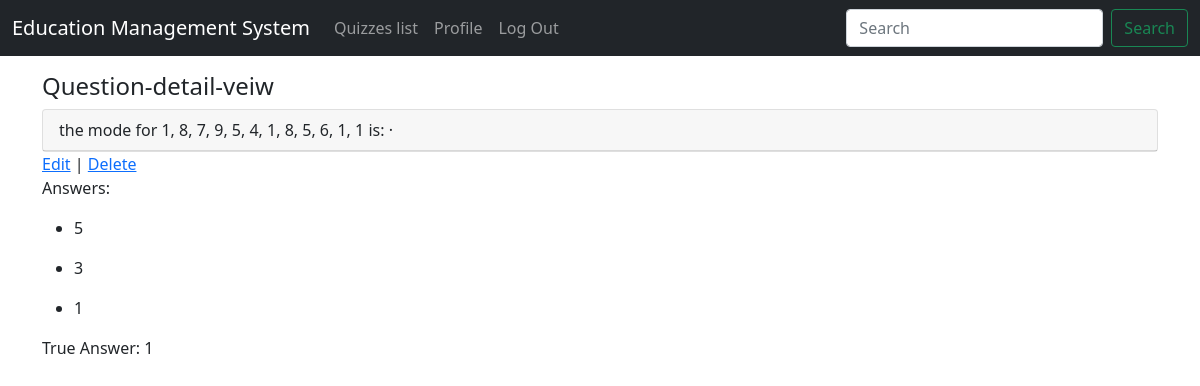
Screenshot of /quizzes/questions/2/detail/ (signed in) with the database file from the repository.
### quizzes/models.py (models this page shows, shortened)
class Question(models.Model):
    question = models.TextField()
    answers = models.ManyToManyField(Answer)
    true_answer = models.ForeignKey(
            Answer,
            on_delete = models.CASCADE,
            related_name = 'true_for',
    )
    q_type = models.CharField(max_length=50) # denote something like contain matrices or not

class Answer(models.Model):
    answer = models.TextField()
    def __str__(self):
        return self.answer

### accounts/decorators.py (the view)
    def wrapper_func(request,*args,**kwargs):
        group=None
        if request.user.groups.exists():
            group=request.user.groups.all()[0].name
        if group == 'students':
            return redirect('pages:home')
        if group == 'staff':
            return view_func(request,*args,**kwargs)

### quizzes/views.py (called while the page is built)
@login_required
@admin_only
def admin_َquestion_detail_view(request,question_id=None):
    question=get_object_or_404(Question,id=question_id)
    context={
        "question":question,
    }
    return render(request,"staff/question_detail.html",context)

### templates/staff/question_detail.html
{% extends "base.html" %}
{% block content %}
    <h4>Question-detail-veiw</h4>
    <div class="card">
    <div class="card-header">
        <span class="font-weight-bold">
            {{question.question}}
        </span> &middot;
        </div>
    </div>
    <div>
     <a href="{% url 'quizzes:edit_question' question.id %}">Edit</a> |
     <a href="{% url 'quizzes:delete_question' question.id %}">Delete</a>
    <p>Answers:</p>
    {% for ans in question.answers.all %}
        <ul>
            <li>{{ans}}</li>
        </ul>
    {% endfor %}
    <span class="font-weight-bold">
            <p>True Answer: {{question.true_answer}}</p>
    </span>
    </div>
{% endblock content %}

### rows the page displays
Question: question "the mode for 1, 8, 7, 9, 5, 4, 1, 8, 5, 6, 1, 1 is:", true_answer "1"
Answer: answer "5"
Answer: answer "3"
Answer: answer "1"
